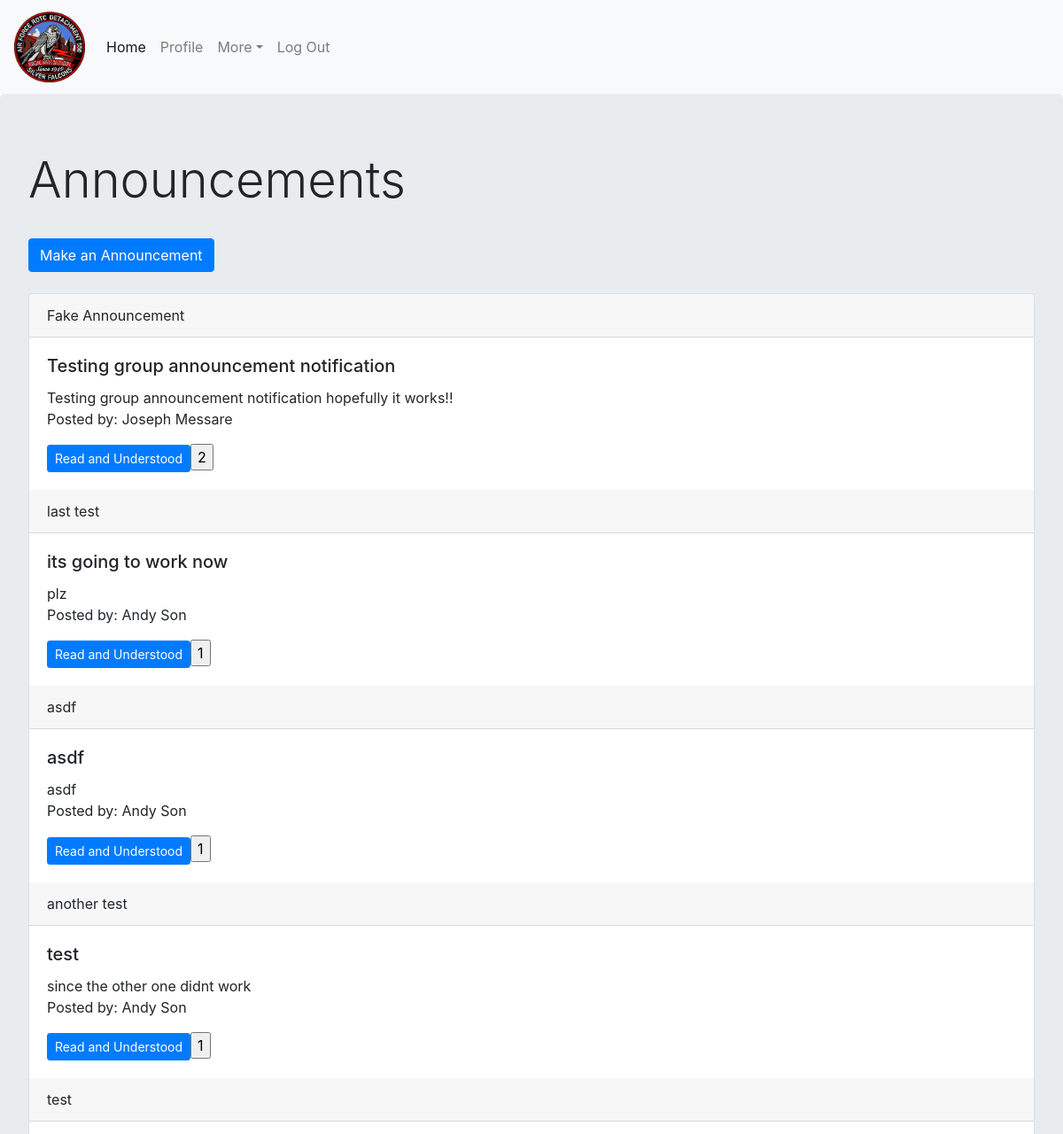
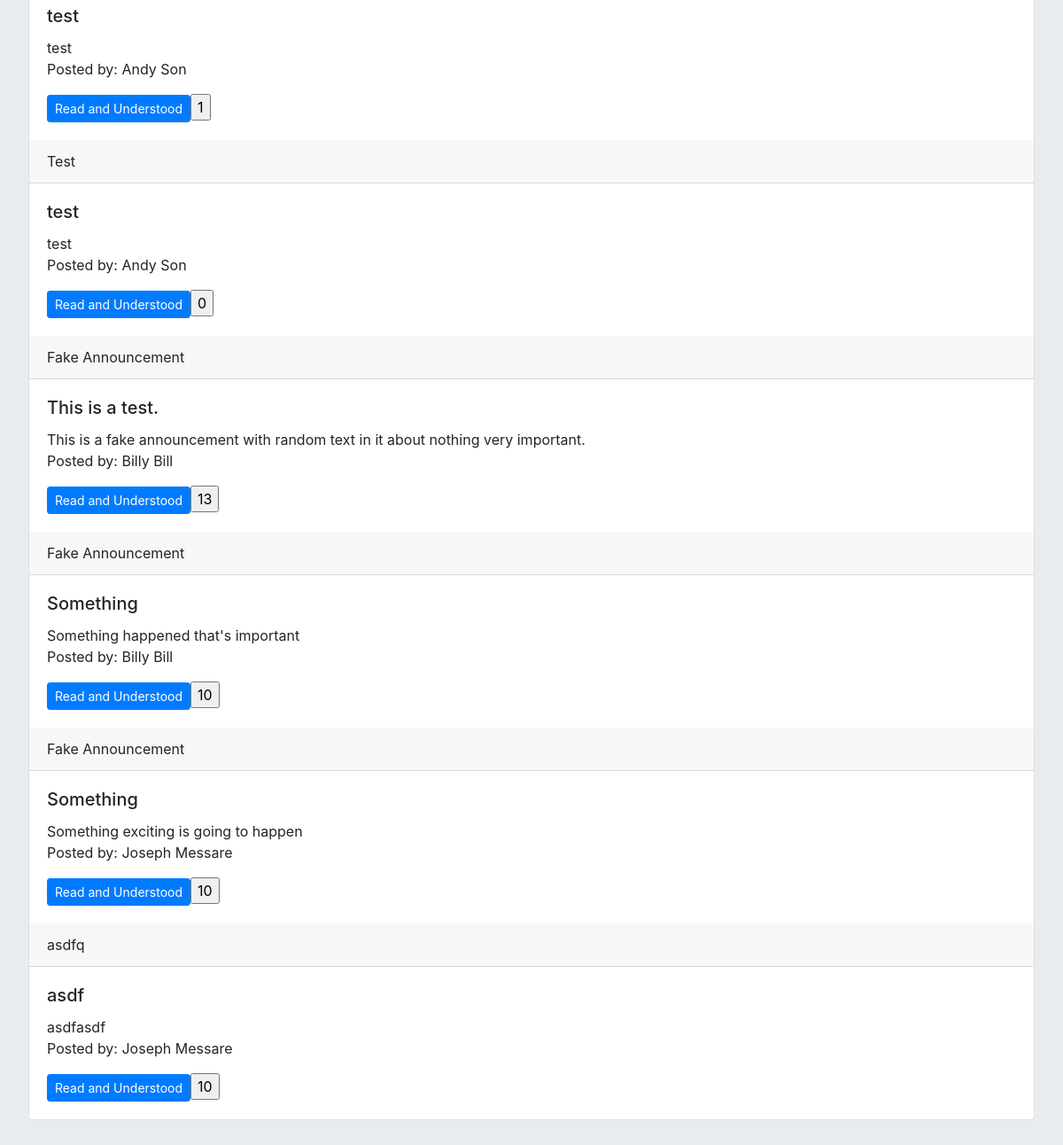
Page /announcements.php (signed in) on the committed database (2 pictures, top to bottom).
### tables this page shows
CREATE TABLE `announcement` (
  `title` varchar(255) NOT NULL,
  `subject` varchar(255) NOT NULL,
  `body` mediumtext NOT NULL,
  `createdBy` int(10) NOT NULL,
  `uid` int(11) NOT NULL,
  `date` timestamp NOT NULL DEFAULT CURRENT_TIMESTAMP
);

CREATE TABLE `cadet` (
  `firstName` varchar(255) DEFAULT NULL,
  `rank` varchar(10) DEFAULT NULL,
  `rin` int(11) NOT NULL,
  `primaryEmail` varchar(100) DEFAULT NULL,
  `secondaryEmail` varchar(255) DEFAULT NULL,
  `primaryPhone` bigint(15) NOT NULL,
  `secondaryPhone` bigint(15) DEFAULT NULL,
  `password` varchar(255) DEFAULT NULL,
  `bio` text,
  `flight` varchar(20) NOT NULL,
  `position` varchar(100) DEFAULT NULL,
  `groupMe` varchar(50) NOT NULL,
  `AFGoals` text,
  `awards` text,
  `middleName` varchar(255) DEFAULT NULL,
  `lastName` varchar(255) NOT NULL,
  `PGoals` text NOT NULL,
  `admin` tinyint(1) NOT NULL DEFAULT '0',
  `rfid` int(10) DEFAULT NULL,
  `major` varchar(100) DEFAULT NULL
);

### announcements.php (the view, shortened to what this page needs)
<?php
include('./assets/inc/header.php');
?>
<head>
</head>
<body>
  <div class="jumbotron container-fluid">
	<h1 class="display-4"> Announcements </h1><br>
	<a class="btn btn-primary" role="button" href="makepost.php">Make an Announcement</a><br></br>
	<?php
	$query = 'SELECT * FROM announcement ORDER BY date DESC';
	$result = $mysqli->query($query);
    echo "<div class='card'>";
	while ($row = $result->fetch_assoc()) {
		echo "<div class='card-header'>" . $row['title'] . "</div>";
		echo "<div class='card-body'><h5 class='card-title'>" . $row['subject'] . "</h5>";
        echo $row['body'];
        $poster = $mysqli->query('SELECT firstName, lastName FROM cadet WHERE rin="' . $row['createdBy'] . '"');
		$names = $poster->fetch_assoc();
		echo "<p class='card-text'>Posted by: " . $names['firstName'] . ' ' . $names['lastName'] . "</p>";
		echo '<form class="acknowledge" action="announcements.php" method="post">';
		echo '<button class="btn btn-sm btn-primary" type="submit" name="' . $row['uid'] . '">Read and Understood</button>';
		$countquery = 'SELECT count(rin) as c FROM acknowledge_posts WHERE announcement_id="' . $row['uid'] . '"';
		$count = $mysqli->query($countquery);
		$c = $count->fetch_assoc();
		echo '<form action="announcements.php" method="post"><input type="submit"';
		echo'name="' . $row['uid'] . 'second' . '" value="'. $c['c'] .'"/></form>';
		echo "</div>";
	}
    echo "</div>";
	?>
</div>
</body>

### rows in the picture
announcement: title "Fake Announcement", subject "Testing group announcement notification", body "Testing group announcement notification hopefully it works!!", cadet.firstName "Joseph", cadet.lastName "Messare"
announcement: title "last test", subject "its going to work now", body "plz", cadet.firstName "Andy", cadet.lastName "Son"
announcement: title "asdf", subject "asdf", body "asdf", cadet.firstName "Andy", cadet.lastName "Son"
announcement: title "another test", subject "test", body "since the other one didnt work", cadet.firstName "Andy", cadet.lastName "Son"
announcement: title "test", subject "test", body "test", cadet.firstName "Andy", cadet.lastName "Son"
announcement: title "Test", subject "test", body "test", cadet.firstName "Andy", cadet.lastName "Son"
announcement: title "Fake Announcement", subject "This is a test.", body "This is a fake announcement with random text in it about nothing very important.", cadet.firstName "Billy", cadet.lastName "Bill"
announcement: title "Fake Announcement", subject "Something", body "Something happened that's important", cadet.firstName "Billy", cadet.lastName "Bill"
announcement: title "Fake Announcement", subject "Something", body "Something exciting is going to happen", cadet.firstName "Joseph", cadet.lastName "Messare"
announcement: title "asdfq", subject "asdf", body "asdfasdf", cadet.firstName "Joseph", cadet.lastName "Messare"
